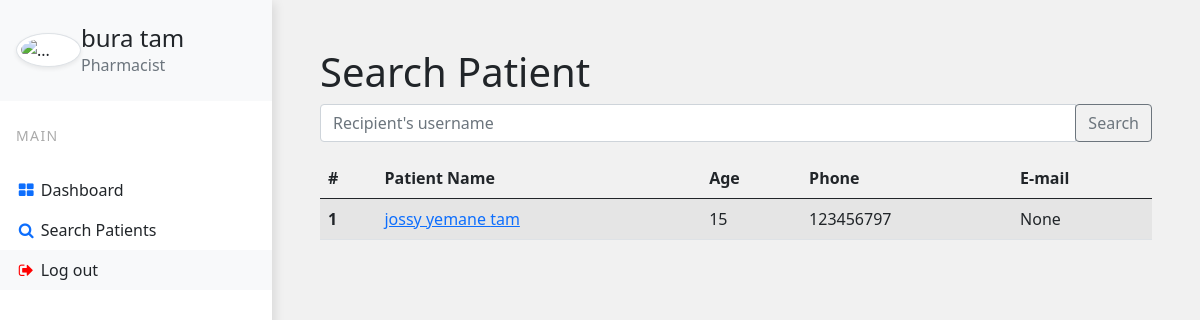
/pharmacistsearch/ (signed in), run on the app's committed database.
### base/models.py (models this page shows, shortened)
class PharmacistProfile(models.Model):
    pharmacist = models.OneToOneField(User,null=True,on_delete=models.CASCADE)
    first_name = models.CharField(max_length = 20, null=True)
    last_name = models.CharField(max_length = 20, null=True)
    phone =  models.CharField(max_length=20,unique = True)
    profile_picture = models.ImageField(null=True, blank = True, upload_to = 'images/')

class Patient(models.Model):
    bloodtype = [
    ('A', 'A'),
    ('B', 'B'),
    ('AB', 'AB'),
    ('O', 'O'),
    ]
    RHtype = [
        ('+', '+'),
        ('-', '-')
    ]
    gendertype = [
        ('Male','M'),
        ('Female','F')
    ]
    reception = models.ForeignKey(User , null=True, on_delete=models.CASCADE)
    first_name = models.CharField(max_length = 20, null=True)
    middle_name = models.CharField(max_length = 20, null=True)
    last_name = models.CharField(max_length = 20, null=True)
    gender = models.CharField(max_length=10,choices=gendertype,null=True)
    email = models.EmailField(null=True,blank=True)
    phone =  models.CharField(max_length=20,unique = True,default=True)
    dateofbirth = models.DateField(blank=True, null=True)
    bloodtype = models.CharField(max_length=10, choices= bloodtype)
    RH = models.CharField(max_length=10, choices= RHtype)
    address = models.CharField(null=True,max_length=20)
    def get_age(self):
        age = date.today()-self.dateofbirth
        return int((age).days/365.25)

### base/views.py (the view)
# urls.py: path('pharmacistsearch/', views.PharmacistSearchPatients, name='pharmacistseacrhpatients'),
@login_required(login_url='login')
def PharmacistSearchPatients(request):
    search_patient = request.GET.get('search')
    if search_patient:
        searched_patients = Patient.objects.filter(Q(first_name__icontains=search_patient) | Q(last_name__icontains=search_patient)
                                | Q(middle_name__icontains=search_patient) | Q(email__icontains=search_patient) | Q(phone__icontains=search_patient))
    else:
        searched_patients=Patient.objects.all()
    return render(request,'base/pharmacist/searchpatients.html',{'patients':searched_patients})

### base/templates/base/pharmacist/searchpatients.html
{% extends "base/pharmacist/pharma_base.html" %}
{%block content%}
<h1>Search Patient</h1>
<form action="{% url 'searchpatients' %}">
<div class="input-group mb-3">
    <input type="text" name='search' class="form-control" placeholder="Recipient's username" aria-label="Recipient's username" aria-describedby="basic-addon2">
    <div class="input-group-append">
      <button class="btn btn-outline-secondary" type="submit" >Search</button>
    </div>
  </div>
</form>
<table class="table table-striped">
    <thead>
      <tr>
        <th scope="col">#</th>
        <th scope="col">Patient Name</th>
        <th scope="col">Age</th>
        <th scope="col">Phone</th>
        <th scope="col">E-mail</th>
      </tr>
    </thead>
    <tbody>
        {% for patient in patients %}
      <tr>
        <th scope="row">{{patient.id}}</th>
        <td><a href="{% url 'patientprofile' patient.id%}"> {{patient.first_name}} {{patient.middle_name}} {{patient.last_name}}</a></td>
        <td>{{patient.get_age}}</td>
        <td>{{patient.phone}}</td>
        <td>{{patient.email}}</td>
      </tr>
        {% endfor %}
    </tbody>
  </table>
{% endblock%}

### base/templates/base/pharmacist/pharma_base.html (shortened to what this page needs)
<!DOCTYPE html>
<html lang="en">
<head>
    <link href="https://cdn.jsdelivr.net/npm/bootstrap@5.0.0-beta3/dist/css/bootstrap.min.css" rel="stylesheet"/>
    <link rel="stylesheet" href="https://cdnjs.cloudflare.com/ajax/libs/font-awesome/4.7.0/css/font-awesome.min.css">
    {% load static %}
    <link rel="stylesheet" href="{% static 'styles/reception_home.css' %}">
</head>
</head>
<body>
<div class="vertical-nav bg-white" id="sidebar">
  <div class="py-4 px-3 mb-4 bg-light">
    <div class="media d-flex align-items-center">
      {% if request.user.pharmacistprofile.profile_picture.url != None%}
            <img src="{{ request.user.pharmacistprofile.profile_picture.url }}" alt="..." style="height: 90px; object-fit: cover;" width="90" class="mr-3 rounded-circle img-thumbnail shadow-sm">
      {% else %}
            <img src="https://bootstrapious.com/i/snippets/sn-v-nav/avatar.png" alt="..." width="65" class="mr-3 rounded-circle img-thumbnail shadow-sm">
      {% endif %}
      <div class="media-body">
        <h4 class="m-0">{{request.user.pharmacistprofile.first_name}} {{request.user.pharmacistprofile.last_name}}</h4>
        <p class="font-weight-light text-muted mb-0">Pharmacist</p>
      </div>
    </div>
  </div>
  <p class="text-gray font-weight-bold text-uppercase px-3 small pb-4 mb-0">Main</p>
  <ul class="nav flex-column bg-white mb-0">
    <li class="nav-item">
      <a href="{% url 'pharmacisthome'%}" class="nav-link text-dark font-italic">
                <i class="fa fa-th-large mr-3 text-primary fa-fw"></i>
                Dashboard
            </a>
    </li>
    <li class="nav-item">
      <a href="{% url 'pharmacistseacrhpatients'%}" class="nav-link text-dark font-italic">
                <i class="fa fa-search mr-3 text-primary fa-fw"></i>
                Search Patients
            </a>
    <li class="nav-item">
      <a href="{% url 'logout'%}" class="nav-link text-dark font-italic bg-light">
                <i class="fa fa-sign-out mr-3  fa-fw" style="color:red"></i>
                Log out
            </a>
    </li>
  </ul>
</div>
<div class="page-content p-5" id="content">
{%block content%}
{% endblock %}
</div>
</body>
</html>

### static/styles/reception_home.css (style rules this page uses)
.vertical-nav { min-width: 17rem; width: 17rem; height: 100vh; position: fixed; top: 0; left: 0; box-shadow: 3px 3px 10px rgba(0, 0, 0, 0.1); transition: all 0.4s; }
.page-content { width: calc(100% - 17rem); margin-left: 17rem; transition: all 0.4s; }
body { background-color: #f1f1f1; min-height: 100vh; overflow-x: hidden; }
.text-uppercase { letter-spacing: 0.1em; }
.text-gray { color: #aaa; }

### data on the page
Patient: id "1", first_name "jossy", middle_name "yemane", last_name "tam", get_age "15", phone "123456797", email "None"

### other printed values
{{ request.user.pharmacistprofile.first_name }} "bura"
{{ request.user.pharmacistprofile.last_name }} "tam"
